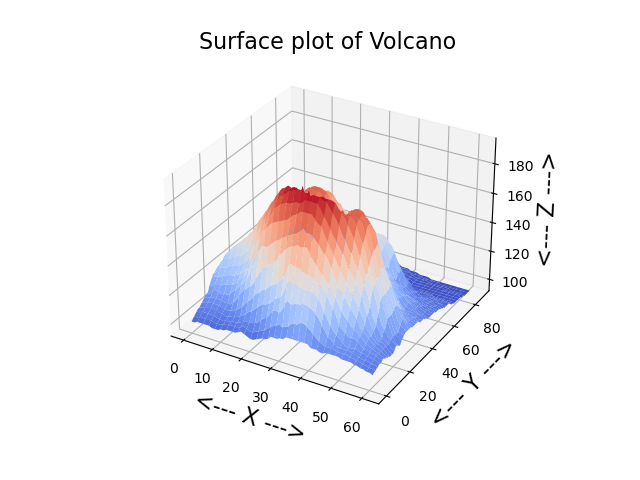

Generate this figure with Python:
#! /usr/bin/env python3
#
def volcano_surface ( ):

#*****************************************************************************80
#
## volcano_surface() draws a surface plot of volcano (X,Y,Z) data.
#
#  Discussion:
#
#    I originally meant to read this data file as a "csv" file, but the
#    necessary steps are so cumbersome that I switched to loadtxt!
#
#  Licensing:
#
#    This code is distributed under the MIT license.
#
#  Modified:
#
#    19 April 2019
#
#  Author:
#
#    John Burkardt
#
  from matplotlib import cm
  from mpl_toolkits.mplot3d import Axes3D
  import csv
  import matplotlib
  import matplotlib.pyplot as plt
  import numpy as np
  import platform

  print ( '' )
  print ( 'volcano_surface():' )
  print ( '  python version:     ' + platform.python_version ( ) )
  print ( '  numpy version:      ' + np.version.version )
  print ( '  matplotlib version: ' + matplotlib.__version__ )
  print ( '  Make a surface plot Z(X,Y) of volcano elevation data.' )
#
#  Read the Z data from the file.
#
  zmat = np.loadtxt ( 'volcano_data.txt', dtype = 'f', delimiter = ' ' )
#
#  We have to create a grid of X and Y values corresponding to Z.
#
  m, n = zmat.shape
  print ( '  Z data has %d rows and %d columns' % ( m, n ) )
  xvec = np.linspace ( 0, n, n )
  yvec = np.linspace ( 0, m, m )
  xmat, ymat = np.meshgrid ( xvec, yvec )  
#
#  Form the figure.
#
  fig = plt.figure ( )
  ax = fig.add_subplot ( 111, projection = '3d' )
  ax.plot_surface ( xmat, ymat, zmat, \
    cmap = cm.coolwarm, edgecolor = 'none' )
  ax.set_title ( 'Surface plot of Volcano', fontsize = 16 )
  ax.set_xlabel ( '<--- X --->', fontsize = 16 )
  ax.set_ylabel ( '<--- Y --->', fontsize = 16 )
  ax.set_zlabel ( '<--- Z --->', fontsize = 16 )
  filename = 'volcano_surface.png'
  plt.savefig ( filename )
  print ( '  Graphics saved as "' + filename + '"' )
  plt.close ( )
#
#  Terminate.
#
  print ( '' )
  print ( 'volcano_surface():' )
  print ( '  Normal end of execution.' )
  return

def timestamp ( ):

#*****************************************************************************80
#
## timestamp() prints the date as a timestamp.
#
#  Licensing:
#
#    This code is distributed under the MIT license. 
#
#  Modified:
#
#    06 April 2013
#
#  Author:
#
#    John Burkardt
#
  import time

  t = time.time ( )
  print ( time.ctime ( t ) )

  return

if ( __name__ == '__main__' ):
  timestamp ( )
  volcano_surface ( )
  timestamp ( )
 
